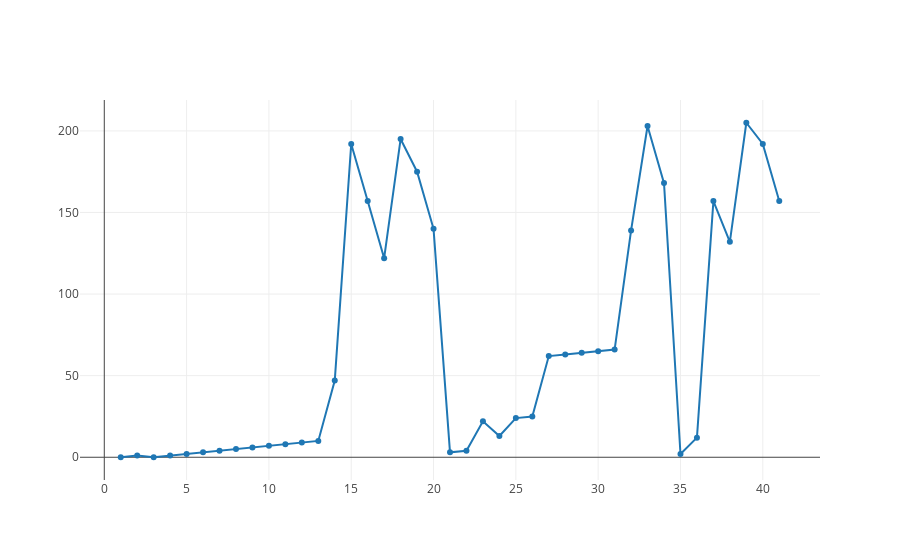

The notebook cell saved with this chart:
### Code cell
"""Track location of a certain bit after a list of moves."""

import plotly.graph_objs as go
from plotly.offline import init_notebook_mode, iplot
from content.helper.helper import generate_random_keys
from content.analyzers.cubie_location_analyzer import CubieLocationAnalyzer

# Init the notebook for usage of Plotly.
init_notebook_mode(connected=True)

# Setup the analyzer and keys.
analyzer = CubieLocationAnalyzer(cube_side_length=3, track_item_location=0)
keys = generate_random_keys(length=40, max_index=1)

# Get locations and create the trace for scatter plot.
locations = analyzer.location_tracker(keys=keys)
trace = go.Scatter(
    x = [index + 1 for index in range(len(locations))],
    y = locations,
    mode = 'lines+markers'
)

# Plot the scatter plot in the notebook.
iplot([trace])

### Figure 1 — Plotly figure (JSON) as saved in the notebook; plotly's stock layout.template omitted (floating-point values rounded to 4 significant figures)
{"data": [{"mode": "lines+markers", "type": "scatter", "uid": "d5f748ff-ed7b-44b8-b770-0c7475bde2e6", "x": [1, 2, 3, 4, 5, 6, 7, 8, 9, 10, 11, 12, 13, 14, 15, 16, 17, 18, 19, 20, 21, 22, 23, 24, 25, 26, 27, 28, 29, 30, 31, 32, 33, 34, 35, 36, 37, 38, 39, 40, 41], "y": [0, 1, 0, 1, 2, 3, 4, 5, 6, 7, 8, 9, 10, 47, 192, 157, 122, 195, 175, 140, 3, 4, 22, 13, 24, 25, 62, 63, 64, 65, 66, 139, 203, 168, 2, 12, 157, 132, 205, 192, 157]}], "layout": {}}
